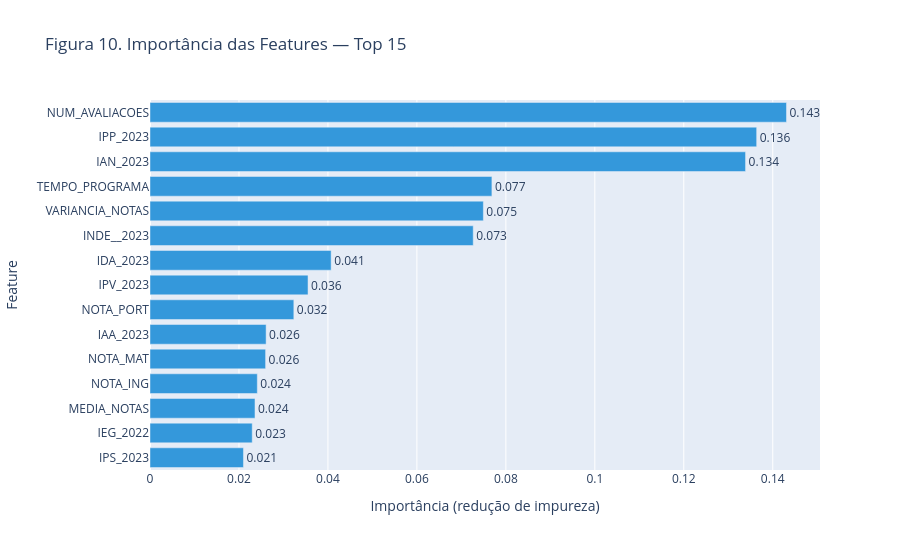

Notebook code cell kept with this figure:
### Markdown cell above
### Análise de Importância das Variáveis e Feature Selection

**Metodologia de Importância:**
A importância das features é calculada através do algoritmo Gradient Boosting, que quantifica a contribuição de cada variável para a redução da impureza do modelo. Esta abordagem oferece:
- **Interpretabilidade causal:** Ranking baseado em contribuição real para predição
- **Robustez à multicolinearidade:** Algoritmo tree-based naturalmente robusto
- **Validação estatística:** Importâncias derivadas de ensemble de 100+ árvores

### Code cell
pipeline_escolhido = resultados[melhor_modelo_nome]['pipeline']
modelo_final = resultados[melhor_modelo_nome]['modelo']

# Importância das features (nativa do modelo)
feature_importance = pd.DataFrame({
    'Feature': features_finais,
    'Importance': modelo_final.feature_importances_
}).sort_values('Importance', ascending=False).reset_index(drop=True)

top_10_features = feature_importance.head(15).copy()
print(top_10_features.to_string(index=False))

# Gráfico de barras horizontais – Top 15
top_10_plot = top_10_features.sort_values('Importance', ascending=True)

fig_importancia = go.Figure(go.Bar(
    y=top_10_plot['Feature'],
    x=top_10_plot['Importance'],
    orientation='h',
    marker_color='#3498DB',
    text=top_10_plot['Importance'].round(3),
    textposition='outside'
))

fig_importancia.update_layout(
    title='Figura 10. Importância das Features — Top 15',
    xaxis_title='Importância (redução de impureza)',
    yaxis_title='Feature',
    height=550
)
fig_importancia.show()

### Figure 1 — Plotly figure (JSON) as saved in the notebook; plotly's stock layout.template omitted (floating-point values rounded to 4 significant figures)
{"data": [{"marker": {"color": "#3498DB"}, "orientation": "h", "text": [0.021, 0.023, 0.024, 0.024, 0.026, 0.026, 0.032, 0.036, 0.041, 0.073, 0.075, 0.077, 0.134, 0.136, 0.143], "textposition": "outside", "type": "bar", "x": [0.02101, 0.02298, 0.0236, 0.02413, 0.02599, 0.0261, 0.03233, 0.03553, 0.04072, 0.07266, 0.07494, 0.07686, 0.1339, 0.1364, 0.1431], "y": ["IPS_2023", "IEG_2022", "MEDIA_NOTAS", "NOTA_ING", "NOTA_MAT", "IAA_2023", "NOTA_PORT", "IPV_2023", "IDA_2023", "INDE__2023", "VARIANCIA_NOTAS", "TEMPO_PROGRAMA", "IAN_2023", "IPP_2023", "NUM_AVALIACOES"]}], "layout": {"height": 550, "title": {"text": "Figura 10. Importância das Features — Top 15"}, "xaxis": {"title": {"text": "Importância (redução de impureza)"}}, "yaxis": {"title": {"text": "Feature"}}}}
